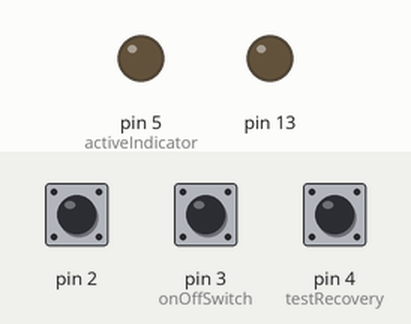
The sketch below on a simulated Arduino Uno, built with avr-gcc and run on an emulated ATmega328P. Shown: output pins drawn as LEDs (lit = HIGH). Inputs (shaded band) come from the test bench; at power-on: pin 3 (onOffSwitch) HIGH, pin 2 HIGH, pin 4 (testRecovery) HIGH. Pins used as bus, display or sensor lines are not drawn; what the sketch prints to the serial monitor is not drawn.

Above: at 16.2 s.
16.3 s: pin 3 (onOffSwitch) pulled LOW for 0.15 s
At 16.37 s:
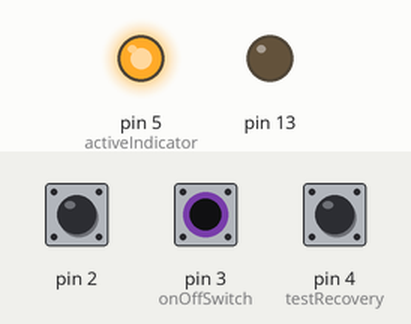
Timing chart, 0 to 19.3 s (numbered marks = the images above; inputs shaded):
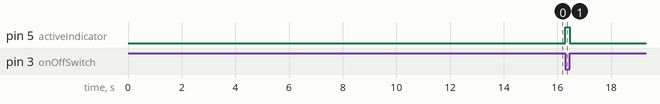

The sketch:

WatchdogNode.ino
```cpp
#include <Countimer.h>
#include <SPI.h>
#include <mcp_can.h>

int resetpin = 7;
int fbTick, sbTick, tbTick, fobTick;
long now;
long lastblink;
volatile long recievedmessage;
int hours = 1;
int minutes = 0;
int seconds = 0;
int meskevolum = 40;
int skyllevolum = 35;
int mesketid = 60;
int koketid = 60;
int MeskSet = 209;
int MeskSetHB = 2;
int Steg = 0;
int Start = 0;
const int SPI_CS_PIN = 9;
MCP_CAN CAN(SPI_CS_PIN);
unsigned char CANbuf[8];
unsigned char flagRecv = 0;
int resetcount = 0;
int onOffSwitch = 3;
int testRecovery = 4;
int activeIndicator = 5;
int resetIndicator = 6;
bool led = false;
byte button; //Trykknapp for pumpa
byte oldbutton = 1;

void CanBusInit() {
  while (CAN_OK != CAN.begin(CAN_1000KBPS))              // init can bus : baudrate = 500k
  {
    Serial.println("CAN BUS Shield init fail");
    Serial.println(" Init CAN BUS Shield again");
    delay(100);
  }
  Serial.println("CAN BUS Shield init ok!");
}

void GetMessage() {
  while (CAN_MSGAVAIL == CAN.checkReceive()) {
    //Serial.print("Message recieved with ID: ");
    unsigned char len = 0;
    CAN.readMsgBuf(&len, CANbuf);
    int ID = CAN.getCanId();
    //Serial.println(ID);

    //CAN.readMsgBuf(&len, CANbuf);

    if (ID == 0x01) {
      hours = CANbuf[0];
      minutes = CANbuf[1];
      seconds = CANbuf[2];
      Serial.println("Got time");
    }
    else if (ID == 0x02) {
      fbTick = CANbuf[0];
      sbTick = CANbuf[1];
      tbTick = CANbuf[2];
      fobTick = CANbuf[3];
    }
    else if (ID == 0x10) {
      meskevolum = CANbuf[0];
      skyllevolum = CANbuf[1];
      mesketid = CANbuf[2];
      koketid = CANbuf[3];
      MeskSet = CANbuf[4];
      Start = CANbuf[5];
      Steg = CANbuf[6];
      MeskSetHB = CANbuf[7];
      for (int i = 0; i < 8; i++) {
        Serial.println(CANbuf[i]);
      }

    }
    else if (ID == 0x11) {
      Steg = CANbuf[0];
      for (int i = 0; i < 8; i++) {
        Serial.println(CANbuf[i]);
      }

    }
    else {
      //for (int i = 0; i < 8; i++) {
      //Serial.println(CANbuf[i]);
      //}
    }
    //Serial.println("No more messages to read");
    recievedmessage = millis();

  }
}

void restart() {
  Serial.println("initiating resetsequence");
  resetcount++;

  digitalWrite(resetpin, LOW);
  delay(1000);
  digitalWrite(resetpin, HIGH);
  //delay(5000);
  detachInterrupt(digitalPinToInterrupt(2));


  bool online = false;
  int newid = 0;
  unsigned char len = 0;
  while (!online){
    while (CAN_MSGAVAIL != CAN.checkReceive());
    CAN.readMsgBuf(&len, CANbuf);
    newid = CAN.getCanId();
    if (newid == 1){
      online = true;
    }
  }
  Serial.print("Got message with id: ");
  Serial.println(newid);
  //while ((CAN_MSGAVAIL != CAN.checkReceive()) && (CAN.getCanId() == 1));
  //Serial.print("Got message with id: ");
  //Serial.println(CAN.getCanId());

  unsigned char stmp[8] = {meskevolum, skyllevolum, mesketid, koketid, MeskSet, Steg, MeskSetHB, 0};
  CAN.sendMsgBuf(0x20, 0, 8, stmp);
  for (int i = 0; i < 8; i++) {
    Serial.println(stmp[i]);
  }
  //while ((CAN_MSGAVAIL != CAN.checkReceive()) && (CAN.getCanId() == 1));
  online = false;
  newid = 0;
  while (!online){
    while (CAN_MSGAVAIL != CAN.checkReceive());
    CAN.readMsgBuf(&len, CANbuf);
    newid = CAN.getCanId();
    if (newid == 1){
      online = true;
    }
  }
  Serial.print("Got message with id: ");
  Serial.println(newid);

  //delay(100);

  unsigned char stp[8] = {hours, minutes, seconds, Start, fbTick, sbTick, tbTick, fobTick};
  CAN.sendMsgBuf(0x21, 0, 8, stp);
  for (int i = 0; i < 8; i++) {
    Serial.println(stp[i]);
  }
  //delay(10000);
  attachInterrupt(digitalPinToInterrupt(2), MCP2515_ISR, LOW); // start interrupt
  recievedmessage = millis() + 10000;
}

void MCP2515_ISR()
{
  GetMessage();
  //flagRecv = 1;
  //Serial.println("Interrupt!");
}

void resetindication() {
  if (resetcount == 1) {
    digitalWrite(resetIndicator, HIGH);
    led = true;
  }
  else if (resetcount  > 1) {
    if ((now - lastblink) > (1000 / resetcount)) {
      lastblink = now;
      if (led == false) {
        digitalWrite(resetIndicator, HIGH);
        led = true;
      }

      else {
        digitalWrite(resetIndicator, LOW);
        led = false;
      }
    }
  }
  else {
    digitalWrite(resetIndicator, LOW);
  }
}
void activeindication() {
  if (digitalRead(onOffSwitch) == 0) {
    digitalWrite(activeIndicator, HIGH);
  }
  else {
    digitalWrite(activeIndicator, LOW);
    led = false;
  }

}

void manualreset() {
  button = digitalRead(testRecovery);
  if (button && !oldbutton) {
    restart();
    oldbutton = 1;
  }
  else if (!button && oldbutton)
  {
    oldbutton = 0;
  }

}
void setup() {


  pinMode(resetpin, OUTPUT);
  digitalWrite(resetpin, HIGH);
  pinMode(onOffSwitch, INPUT_PULLUP);
  pinMode(testRecovery, INPUT_PULLUP);
  pinMode(resetIndicator, OUTPUT);
  pinMode(activeIndicator, OUTPUT);
  Serial.begin(9600);
  Serial.println("Start init watchdognode");
  digitalWrite(activeIndicator, LOW);
  pinMode(13, OUTPUT);

  CanBusInit();
  attachInterrupt(digitalPinToInterrupt(2), MCP2515_ISR, LOW); // start interrupt
  Serial.println("watchdognode init finished");
  delay(15000);
  now = millis();
  lastblink = now;

}

void loop() {


  now = millis();
  if ((now - recievedmessage) > 5000) {
    //Serial.println(now);
    //Serial.println(recievedmessage);
    if (digitalRead(onOffSwitch) == 0) {
      restart();
    }
    recievedmessage = millis();
  }

  manualreset();
  activeindication();
  resetindication();
}
```

Measured:
- after the input at 16.3 s, pin 5 (activeIndicator): LOW → HIGH at once, → LOW 0.15 s later
